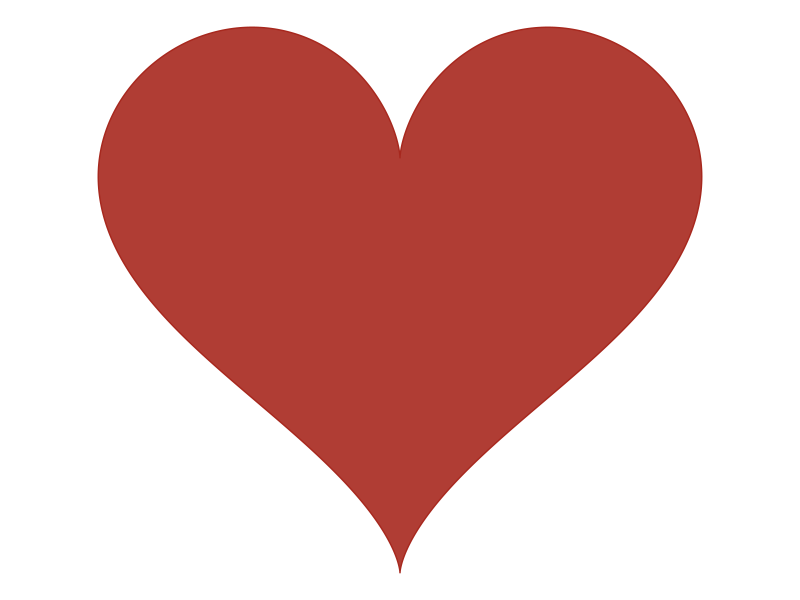

Recreate this plot in R.
library(tidyverse)

x <- function(t){
  16 * sin(t) ^ 3
}

y <- function(t){
  13*cos(t) - 5*cos(2*t) -2*cos(3*t) - cos(4*t)
}

tibble(t = seq(0, 2*pi, by = 0.01)) %>%
  mutate(x = x(t),
         y= y (t))%>%
  ggplot(mapping = aes(x, y)) +
  geom_polygon(fill = "#A7281E",
               color = "#A7281E",
               alpha = 0.9) +
  coord_equal()+
  theme_void()

